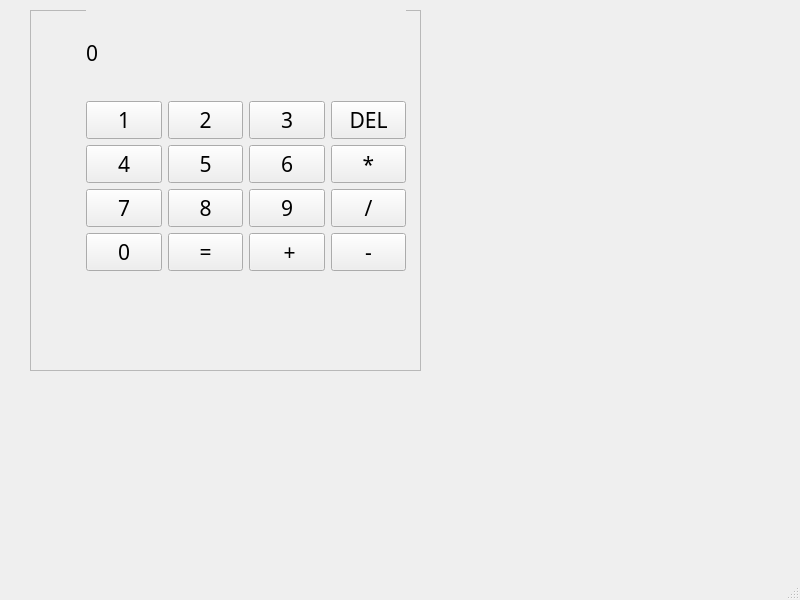
<?xml version="1.0" encoding="UTF-8"?>
<ui version="4.0">
 <class>MainWindow</class>
 <widget class="QMainWindow" name="MainWindow">
  <property name="geometry">
   <rect>
    <x>0</x>
    <y>0</y>
    <width>800</width>
    <height>600</height>
   </rect>
  </property>
  <property name="windowTitle">
   <string>MainWindow</string>
  </property>
  <widget class="QWidget" name="centralwidget">
   <widget class="QFrame" name="frame">
    <property name="geometry">
     <rect>
      <x>30</x>
      <y>10</y>
      <width>391</width>
      <height>361</height>
     </rect>
    </property>
    <property name="font">
     <font>
      <family>MS PGothic</family>
      <pointsize>16</pointsize>
     </font>
    </property>
    <property name="frameShape">
     <enum>QFrame::StyledPanel</enum>
    </property>
    <property name="frameShadow">
     <enum>QFrame::Raised</enum>
    </property>
    <widget class="QWidget" name="gridLayoutWidget">
     <property name="geometry">
      <rect>
       <x>56</x>
       <y>0</y>
       <width>320</width>
       <height>261</height>
      </rect>
     </property>
     <layout class="QGridLayout" name="gridLayout">
      <item row="4" column="1">
       <widget class="QPushButton" name="pEquals">
        <property name="text">
         <string>=</string>
        </property>
       </widget>
      </item>
      <item row="1" column="1">
       <widget class="QPushButton" name="p2">
        <property name="text">
         <string>2</string>
        </property>
       </widget>
      </item>
      <item row="1" column="0">
       <widget class="QPushButton" name="p1">
        <property name="text">
         <string>1</string>
        </property>
       </widget>
      </item>
      <item row="3" column="0">
       <widget class="QPushButton" name="p7">
        <property name="text">
         <string>7</string>
        </property>
       </widget>
      </item>
      <item row="2" column="0">
       <widget class="QPushButton" name="p4">
        <property name="text">
         <string>4</string>
        </property>
       </widget>
      </item>
      <item row="4" column="2">
       <widget class="QPushButton" name="pPlus">
        <property name="text">
         <string> +</string>
        </property>
       </widget>
      </item>
      <item row="3" column="3">
       <widget class="QPushButton" name="pdivided">
        <property name="text">
         <string>/</string>
        </property>
       </widget>
      </item>
      <item row="2" column="1">
       <widget class="QPushButton" name="p5">
        <property name="text">
         <string>5</string>
        </property>
       </widget>
      </item>
      <item row="2" column="3">
       <widget class="QPushButton" name="pTimes">
        <property name="text">
         <string>*</string>
        </property>
       </widget>
      </item>
      <item row="0" column="0" colspan="4">
       <widget class="QLabel" name="Answer">
        <property name="autoFillBackground">
         <bool>true</bool>
        </property>
        <property name="text">
         <string>0</string>
        </property>
       </widget>
      </item>
      <item row="2" column="2">
       <widget class="QPushButton" name="p6">
        <property name="text">
         <string>6</string>
        </property>
       </widget>
      </item>
      <item row="1" column="2">
       <widget class="QPushButton" name="p3">
        <property name="text">
         <string>3</string>
        </property>
       </widget>
      </item>
      <item row="4" column="0">
       <widget class="QPushButton" name="p0">
        <property name="text">
         <string>0</string>
        </property>
       </widget>
      </item>
      <item row="3" column="2">
       <widget class="QPushButton" name="p9">
        <property name="text">
         <string>9</string>
        </property>
       </widget>
      </item>
      <item row="4" column="3">
       <widget class="QPushButton" name="pMinus">
        <property name="text">
         <string>-</string>
        </property>
       </widget>
      </item>
      <item row="1" column="3">
       <widget class="QPushButton" name="pDEL">
        <property name="text">
         <string>DEL</string>
        </property>
       </widget>
      </item>
      <item row="3" column="1">
       <widget class="QPushButton" name="p8">
        <property name="text">
         <string>8</string>
        </property>
       </widget>
      </item>
     </layout>
    </widget>
   </widget>
  </widget>
  <widget class="QMenuBar" name="menubar">
   <property name="geometry">
    <rect>
     <x>0</x>
     <y>0</y>
     <width>800</width>
     <height>22</height>
    </rect>
   </property>
  </widget>
  <widget class="QStatusBar" name="statusbar"/>
 </widget>
 <resources/>
 <connections/>
</ui>
